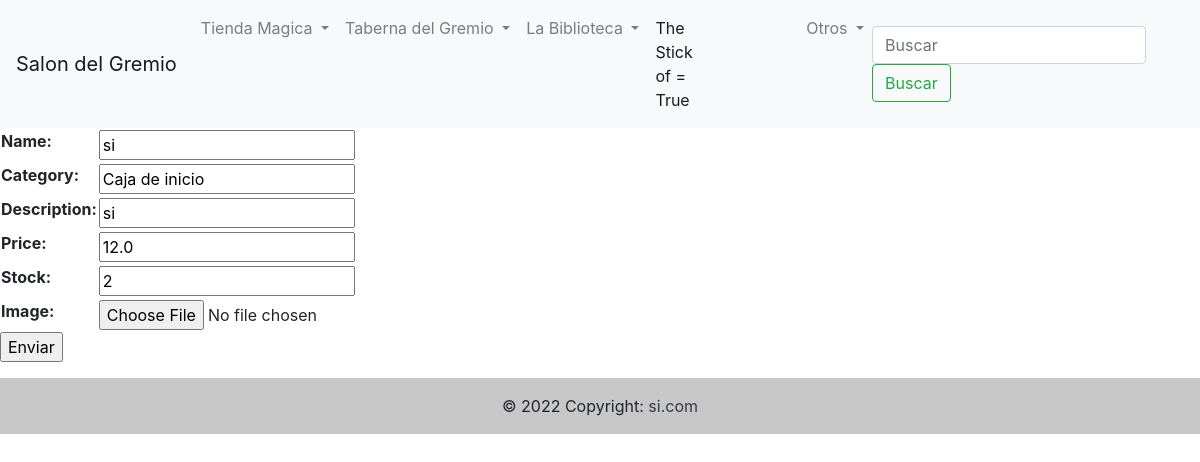
Page /products/update_product/12/ (signed in) on the earlier database version.
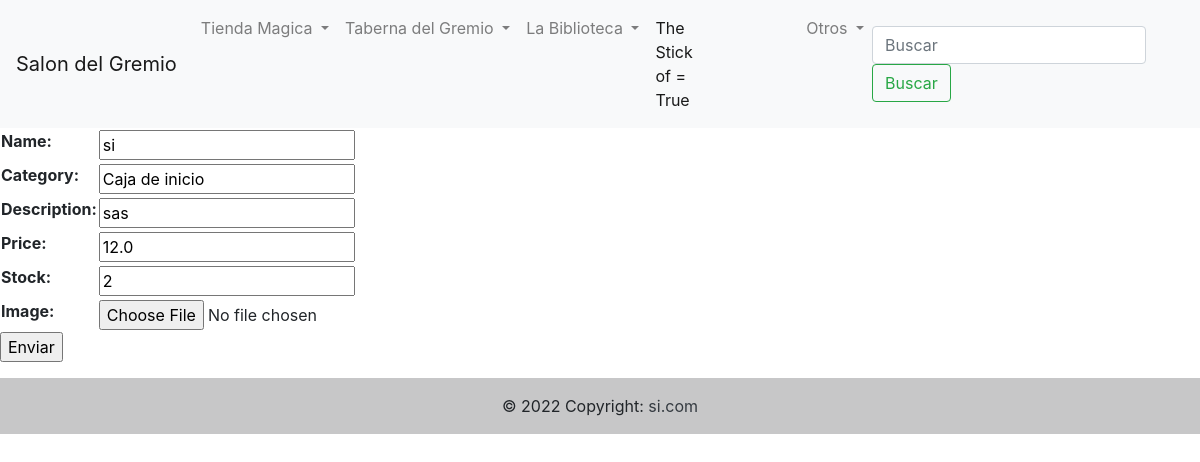
Same page on the later database version.
### products/models.py (models this page shows)
class Product(models.Model):
    name = models.CharField(max_length=100)
    category = models.CharField(max_length=30, null=True, blank=True)
    description = models.CharField(max_length=600, null=True, blank=True)
    price = models.FloatField()
    stock = models.IntegerField()
    image = models.ImageField(upload_to='products/', null=True, blank=True)

### products/views.py (the view)
# urls.py: path('update_product/<int:pk>/', update_product, name='update_product'),
def update_product(request, pk):
    if request.user.is_authenticated and request.user.is_superuser:
        if request.method == 'POST':
            form = FormularioProducts(request.POST)
            if form.is_valid():
                products = Product.objects.get(id=pk)
                products.name = form.cleaned_data['name']
                products.category = form.cleaned_data['category']
                products.description = form.cleaned_data['description']
                products.price = form.cleaned_data['price']
                products.stock = form.cleaned_data['stock']
                products.save()
                return redirect(list)
        elif request.method == 'GET':
            products = Product.objects.get(id=pk)
            form = FormularioProducts(initial={
                                        'name':products.name,
                                        'category':products.category,
                                        'price':products.price,
                                        'description':products.description,
                                        'stock':products.stock})
            context = {'form':form}
            return render(request, 'products/update_product.html', context=context)

### products/forms.py
class FormularioProducts(forms.Form):
    name = forms.CharField(max_length=30)
    category = forms.CharField(max_length=30)
    description = forms.CharField(max_length=100)
    price = forms.FloatField()
    stock = forms.IntegerField()
    image = forms.ImageField(required=False)

### templates/products/update_product.html (shortened to what this page needs)
{% extends 'base.html' %}
{% block content %}
<form action="" method="POST">
<table>
    {{form.as_table}}
</table>
<p><input type="submit" value="Enviar"></p>
</form>
{% endblock %}

Differences in the rows shown:
changed Product "si": description "si" → "sas"
